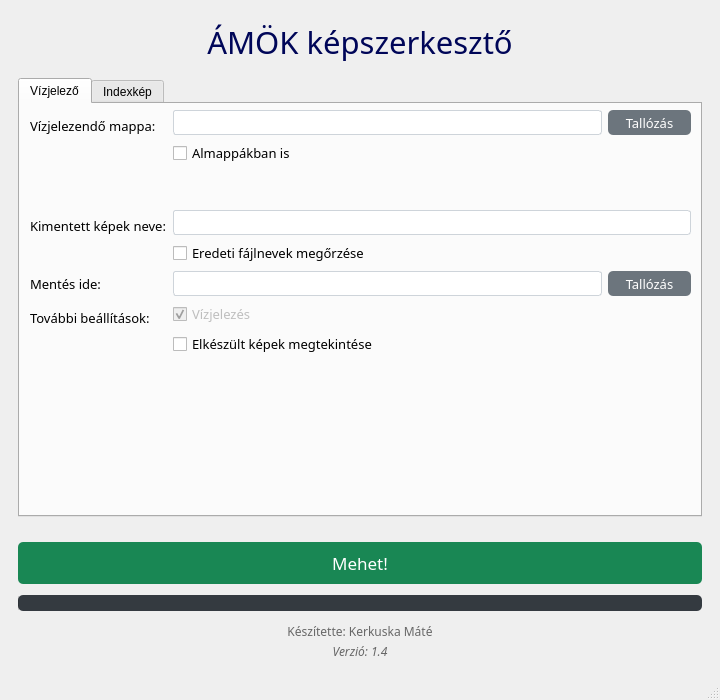
<?xml version="1.0" encoding="UTF-8"?>
<ui version="4.0">
 <class>MainWindow</class>
 <widget class="QMainWindow" name="MainWindow">
  <property name="geometry">
   <rect>
    <x>0</x>
    <y>0</y>
    <width>720</width>
    <height>700</height>
   </rect>
  </property>
  <property name="sizePolicy">
   <sizepolicy hsizetype="Expanding" vsizetype="Expanding">
    <horstretch>0</horstretch>
    <verstretch>0</verstretch>
   </sizepolicy>
  </property>
  <property name="minimumSize">
   <size>
    <width>720</width>
    <height>700</height>
   </size>
  </property>
  <property name="font">
   <font>
    <family>AM ArialRDBD</family>
   </font>
  </property>
  <property name="windowTitle">
   <string>Vízjelező</string>
  </property>
  <property name="autoFillBackground">
   <bool>false</bool>
  </property>
  <property name="styleSheet">
   <string notr="true">.QLineEdit:disabled {
	background-color: #e9ecef;
	color: #4b4b4b;
}

.QLineEdit {
	background-color: #fff;
	color: #212529;
	border: 1px solid #ced4da;
	border-radius:3px;
	font: 10pt &quot;AM ArialRDBD&quot;;
}</string>
  </property>
  <widget class="QWidget" name="centralwidget">
   <property name="sizePolicy">
    <sizepolicy hsizetype="Expanding" vsizetype="Expanding">
     <horstretch>0</horstretch>
     <verstretch>0</verstretch>
    </sizepolicy>
   </property>
   <property name="baseSize">
    <size>
     <width>0</width>
     <height>0</height>
    </size>
   </property>
   <property name="acceptDrops">
    <bool>false</bool>
   </property>
   <property name="autoFillBackground">
    <bool>true</bool>
   </property>
   <layout class="QVBoxLayout" name="verticalLayout_6">
    <item>
     <layout class="QVBoxLayout" name="verticalLayout_3" stretch="0,0,0,0,0,0">
      <property name="spacing">
       <number>11</number>
      </property>
      <property name="sizeConstraint">
       <enum>QLayout::SetDefaultConstraint</enum>
      </property>
      <property name="leftMargin">
       <number>9</number>
      </property>
      <property name="topMargin">
       <number>9</number>
      </property>
      <property name="rightMargin">
       <number>9</number>
      </property>
      <property name="bottomMargin">
       <number>9</number>
      </property>
      <item>
       <widget class="QLabel" name="title">
        <property name="enabled">
         <bool>true</bool>
        </property>
        <property name="sizePolicy">
         <sizepolicy hsizetype="Minimum" vsizetype="Minimum">
          <horstretch>0</horstretch>
          <verstretch>0</verstretch>
         </sizepolicy>
        </property>
        <property name="minimumSize">
         <size>
          <width>0</width>
          <height>49</height>
         </size>
        </property>
        <property name="sizeIncrement">
         <size>
          <width>0</width>
          <height>0</height>
         </size>
        </property>
        <property name="baseSize">
         <size>
          <width>0</width>
          <height>0</height>
         </size>
        </property>
        <property name="font">
         <font>
          <family>AM ArialRDBD</family>
          <pointsize>23</pointsize>
          <bold>false</bold>
          <underline>false</underline>
          <strikeout>false</strikeout>
          <stylestrategy>PreferDefault</stylestrategy>
          <kerning>false</kerning>
         </font>
        </property>
        <property name="autoFillBackground">
         <bool>false</bool>
        </property>
        <property name="lineWidth">
         <number>3</number>
        </property>
        <property name="text">
         <string>&lt;html&gt;&lt;head/&gt;&lt;body&gt;&lt;p&gt;&lt;span style=&quot; color:#000658;&quot;&gt;ÁMÖK képszerkesztő&lt;/span&gt;&lt;/p&gt;&lt;/body&gt;&lt;/html&gt;</string>
        </property>
        <property name="alignment">
         <set>Qt::AlignCenter</set>
        </property>
       </widget>
      </item>
      <item>
       <widget class="QTabWidget" name="tabWidget">
        <property name="currentIndex">
         <number>0</number>
        </property>
        <widget class="QWidget" name="tab_vizjel">
         <property name="sizePolicy">
          <sizepolicy hsizetype="Expanding" vsizetype="Expanding">
           <horstretch>0</horstretch>
           <verstretch>0</verstretch>
          </sizepolicy>
         </property>
         <attribute name="title">
          <string>Vízjelező</string>
         </attribute>
         <widget class="QWidget" name="">
          <property name="geometry">
           <rect>
            <x>10</x>
            <y>6</y>
            <width>661</width>
            <height>261</height>
           </rect>
          </property>
          <layout class="QFormLayout" name="formLayout">
           <property name="sizeConstraint">
            <enum>QLayout::SetNoConstraint</enum>
           </property>
           <item row="0" column="0">
            <widget class="QLabel" name="workingDirectoryLabel">
             <property name="font">
              <font>
               <family>AM ArialRDBD</family>
               <pointsize>10</pointsize>
              </font>
             </property>
             <property name="text">
              <string>Vízjelezendő mappa:</string>
             </property>
            </widget>
           </item>
           <item row="0" column="1">
            <layout class="QGridLayout" name="gridLayout" rowstretch="0,0" columnstretch="0,0">
             <property name="sizeConstraint">
              <enum>QLayout::SetNoConstraint</enum>
             </property>
             <property name="verticalSpacing">
              <number>6</number>
             </property>
             <item row="0" column="1">
              <widget class="QPushButton" name="selectWorkingDirectory">
               <property name="minimumSize">
                <size>
                 <width>83</width>
                 <height>25</height>
                </size>
               </property>
               <property name="font">
                <font>
                 <family>AM ArialRDBD</family>
                 <pointsize>10</pointsize>
                </font>
               </property>
               <property name="cursor">
                <cursorShape>PointingHandCursor</cursorShape>
               </property>
               <property name="styleSheet">
                <string notr="true">background-color: #6c757d;
color: #ffffff;
border-radius: 5px;</string>
               </property>
               <property name="text">
                <string>Tallózás</string>
               </property>
              </widget>
             </item>
             <item row="0" column="0">
              <widget class="QLineEdit" name="workingDirectory">
               <property name="sizePolicy">
                <sizepolicy hsizetype="Expanding" vsizetype="Fixed">
                 <horstretch>0</horstretch>
                 <verstretch>0</verstretch>
                </sizepolicy>
               </property>
               <property name="minimumSize">
                <size>
                 <width>400</width>
                 <height>25</height>
                </size>
               </property>
               <property name="font">
                <font>
                 <family>AM ArialRDBD</family>
                 <pointsize>10</pointsize>
                 <italic>false</italic>
                 <bold>false</bold>
                </font>
               </property>
               <property name="styleSheet">
                <string notr="true"/>
               </property>
              </widget>
             </item>
             <item row="1" column="0">
              <widget class="QCheckBox" name="subfolderOn">
               <property name="minimumSize">
                <size>
                 <width>0</width>
                 <height>20</height>
                </size>
               </property>
               <property name="font">
                <font>
                 <family>AM ArialRDBD</family>
                 <pointsize>10</pointsize>
                </font>
               </property>
               <property name="cursor">
                <cursorShape>PointingHandCursor</cursorShape>
               </property>
               <property name="text">
                <string>Almappákban is</string>
               </property>
               <property name="tristate">
                <bool>false</bool>
               </property>
              </widget>
             </item>
            </layout>
           </item>
           <item row="1" column="0" colspan="2">
            <spacer name="verticalSpacer">
             <property name="orientation">
              <enum>Qt::Vertical</enum>
             </property>
             <property name="sizeType">
              <enum>QSizePolicy::Fixed</enum>
             </property>
             <property name="sizeHint" stdset="0">
              <size>
               <width>20</width>
               <height>33</height>
              </size>
             </property>
            </spacer>
           </item>
           <item row="2" column="0">
            <widget class="QLabel" name="outputPicNameLabel">
             <property name="sizePolicy">
              <sizepolicy hsizetype="Expanding" vsizetype="Preferred">
               <horstretch>0</horstretch>
               <verstretch>0</verstretch>
              </sizepolicy>
             </property>
             <property name="font">
              <font>
               <family>AM ArialRDBD</family>
               <pointsize>10</pointsize>
              </font>
             </property>
             <property name="text">
              <string>Kimentett képek neve:</string>
             </property>
            </widget>
           </item>
           <item row="2" column="1">
            <layout class="QGridLayout" name="gridLayout_4">
             <property name="sizeConstraint">
              <enum>QLayout::SetNoConstraint</enum>
             </property>
             <item row="0" column="0">
              <widget class="QLineEdit" name="outputPicName">
               <property name="sizePolicy">
                <sizepolicy hsizetype="Minimum" vsizetype="Fixed">
                 <horstretch>0</horstretch>
                 <verstretch>0</verstretch>
                </sizepolicy>
               </property>
               <property name="minimumSize">
                <size>
                 <width>480</width>
                 <height>25</height>
                </size>
               </property>
               <property name="font">
                <font>
                 <family>AM ArialRDBD</family>
                 <pointsize>10</pointsize>
                 <italic>false</italic>
                 <bold>false</bold>
                </font>
               </property>
               <property name="styleSheet">
                <string notr="true"/>
               </property>
              </widget>
             </item>
             <item row="1" column="0">
              <widget class="QCheckBox" name="originalFileName">
               <property name="font">
                <font>
                 <family>AM ArialRDBD</family>
                 <pointsize>10</pointsize>
                </font>
               </property>
               <property name="cursor">
                <cursorShape>PointingHandCursor</cursorShape>
               </property>
               <property name="text">
                <string>Eredeti fájlnevek megőrzése</string>
               </property>
              </widget>
             </item>
            </layout>
           </item>
           <item row="3" column="0">
            <widget class="QLabel" name="outpuDirectoryLabel">
             <property name="sizePolicy">
              <sizepolicy hsizetype="Expanding" vsizetype="Preferred">
               <horstretch>0</horstretch>
               <verstretch>0</verstretch>
              </sizepolicy>
             </property>
             <property name="font">
              <font>
               <family>AM ArialRDBD</family>
               <pointsize>10</pointsize>
              </font>
             </property>
             <property name="text">
              <string>Mentés ide:</string>
             </property>
            </widget>
           </item>
           <item row="3" column="1">
            <layout class="QGridLayout" name="gridLayout_2">
             <property name="sizeConstraint">
              <enum>QLayout::SetNoConstraint</enum>
             </property>
             <item row="0" column="1">
              <widget class="QPushButton" name="selectOutputDirectory">
               <property name="minimumSize">
                <size>
                 <width>83</width>
                 <height>25</height>
                </size>
               </property>
               <property name="font">
                <font>
                 <family>AM ArialRDBD</family>
                 <pointsize>10</pointsize>
                </font>
               </property>
               <property name="cursor">
                <cursorShape>PointingHandCursor</cursorShape>
               </property>
               <property name="styleSheet">
                <string notr="true">background-color: #6c757d;
color: #ffffff;
border-radius: 5px;</string>
               </property>
               <property name="text">
                <string>Tallózás</string>
               </property>
              </widget>
             </item>
             <item row="0" column="0">
              <widget class="QLineEdit" name="outputDirectory">
               <property name="sizePolicy">
                <sizepolicy hsizetype="Expanding" vsizetype="Fixed">
                 <horstretch>0</horstretch>
                 <verstretch>0</verstretch>
                </sizepolicy>
               </property>
               <property name="minimumSize">
                <size>
                 <width>400</width>
                 <height>25</height>
                </size>
               </property>
               <property name="styleSheet">
                <string notr="true"/>
               </property>
              </widget>
             </item>
            </layout>
           </item>
           <item row="4" column="0">
            <widget class="QLabel" name="settingsLabel">
             <property name="sizePolicy">
              <sizepolicy hsizetype="Expanding" vsizetype="Preferred">
               <horstretch>0</horstretch>
               <verstretch>0</verstretch>
              </sizepolicy>
             </property>
             <property name="font">
              <font>
               <family>AM ArialRDBD</family>
               <pointsize>10</pointsize>
              </font>
             </property>
             <property name="text">
              <string>További beállítások:</string>
             </property>
            </widget>
           </item>
           <item row="4" column="1">
            <layout class="QVBoxLayout" name="verticalLayout_2">
             <property name="sizeConstraint">
              <enum>QLayout::SetNoConstraint</enum>
             </property>
             <item>
              <widget class="QCheckBox" name="watermarkSetting">
               <property name="enabled">
                <bool>false</bool>
               </property>
               <property name="font">
                <font>
                 <family>AM ArialRDBD</family>
                 <pointsize>10</pointsize>
                </font>
               </property>
               <property name="text">
                <string>Vízjelezés</string>
               </property>
               <property name="checked">
                <bool>true</bool>
               </property>
              </widget>
             </item>
             <item>
              <widget class="QCheckBox" name="openOutputFolder">
               <property name="font">
                <font>
                 <family>AM ArialRDBD</family>
                 <pointsize>10</pointsize>
                </font>
               </property>
               <property name="cursor">
                <cursorShape>PointingHandCursor</cursorShape>
               </property>
               <property name="text">
                <string>Elkészült képek megtekintése</string>
               </property>
              </widget>
             </item>
            </layout>
           </item>
          </layout>
         </widget>
        </widget>
        <widget class="QWidget" name="tab_indexkep">
         <property name="sizePolicy">
          <sizepolicy hsizetype="Expanding" vsizetype="Expanding">
           <horstretch>0</horstretch>
           <verstretch>0</verstretch>
          </sizepolicy>
         </property>
         <attribute name="title">
          <string>Indexkép</string>
         </attribute>
         <layout class="QHBoxLayout" name="horizontalLayout">
          <item>
           <layout class="QVBoxLayout" name="verticalLayout_5">
            <property name="sizeConstraint">
             <enum>QLayout::SetNoConstraint</enum>
            </property>
            <item>
             <layout class="QFormLayout" name="formLayout_2">
              <property name="sizeConstraint">
               <enum>QLayout::SetMinimumSize</enum>
              </property>
              <item row="0" column="0">
               <widget class="QLabel" name="indexpicInputLabel_2">
                <property name="font">
                 <font>
                  <family>AM ArialRDBD</family>
                  <pointsize>10</pointsize>
                 </font>
                </property>
                <property name="text">
                 <string>Indexkép kiválasztása:</string>
                </property>
               </widget>
              </item>
              <item row="0" column="1">
               <layout class="QGridLayout" name="gridLayout_3" rowstretch="0" columnstretch="0,0">
                <property name="sizeConstraint">
                 <enum>QLayout::SetDefaultConstraint</enum>
                </property>
                <property name="verticalSpacing">
                 <number>6</number>
                </property>
                <item row="0" column="0">
                 <widget class="QLineEdit" name="indexPicInput">
                  <property name="sizePolicy">
                   <sizepolicy hsizetype="Expanding" vsizetype="Fixed">
                    <horstretch>0</horstretch>
                    <verstretch>0</verstretch>
                   </sizepolicy>
                  </property>
                  <property name="minimumSize">
                   <size>
                    <width>400</width>
                    <height>25</height>
                   </size>
                  </property>
                  <property name="font">
                   <font>
                    <family>AM ArialRDBD</family>
                    <pointsize>10</pointsize>
                    <italic>false</italic>
                    <bold>false</bold>
                   </font>
                  </property>
                  <property name="styleSheet">
                   <string notr="true"/>
                  </property>
                 </widget>
                </item>
                <item row="0" column="1">
                 <widget class="QPushButton" name="selectIndexPicture">
                  <property name="minimumSize">
                   <size>
                    <width>83</width>
                    <height>25</height>
                   </size>
                  </property>
                  <property name="font">
                   <font>
                    <family>AM ArialRDBD</family>
                    <pointsize>10</pointsize>
                   </font>
                  </property>
                  <property name="cursor">
                   <cursorShape>PointingHandCursor</cursorShape>
                  </property>
                  <property name="styleSheet">
                   <string notr="true">background-color: #6c757d;
color: #ffffff;
border-radius: 5px;</string>
                  </property>
                  <property name="text">
                   <string>Tallózás</string>
                  </property>
                 </widget>
                </item>
               </layout>
              </item>
             </layout>
            </item>
            <item>
             <widget class="QGraphicsView" name="croppingView">
              <property name="styleSheet">
               <string notr="true">background: rgb(177, 177, 177)</string>
              </property>
             </widget>
            </item>
           </layout>
          </item>
         </layout>
        </widget>
       </widget>
      </item>
      <item>
       <spacer name="verticalSpacer_2">
        <property name="orientation">
         <enum>Qt::Vertical</enum>
        </property>
        <property name="sizeType">
         <enum>QSizePolicy::Fixed</enum>
        </property>
        <property name="sizeHint" stdset="0">
         <size>
          <width>20</width>
          <height>14</height>
         </size>
        </property>
       </spacer>
      </item>
      <item>
       <widget class="QPushButton" name="submitButton">
        <property name="sizePolicy">
         <sizepolicy hsizetype="Expanding" vsizetype="Preferred">
          <horstretch>0</horstretch>
          <verstretch>0</verstretch>
         </sizepolicy>
        </property>
        <property name="minimumSize">
         <size>
          <width>0</width>
          <height>42</height>
         </size>
        </property>
        <property name="maximumSize">
         <size>
          <width>16777215</width>
          <height>16777215</height>
         </size>
        </property>
        <property name="sizeIncrement">
         <size>
          <width>0</width>
          <height>0</height>
         </size>
        </property>
        <property name="font">
         <font>
          <family>AM ArialRDBD</family>
          <pointsize>13</pointsize>
         </font>
        </property>
        <property name="cursor">
         <cursorShape>PointingHandCursor</cursorShape>
        </property>
        <property name="styleSheet">
         <string notr="true">background-color: rgb(25, 135, 84);
color:rgb(255, 255, 255) ;
border-radius: 5px;</string>
        </property>
        <property name="text">
         <string>Mehet!</string>
        </property>
        <property name="iconSize">
         <size>
          <width>16</width>
          <height>16</height>
         </size>
        </property>
        <property name="autoDefault">
         <bool>false</bool>
        </property>
       </widget>
      </item>
      <item>
       <widget class="QProgressBar" name="progressBar">
        <property name="styleSheet">
         <string notr="true">height: 16px;
background-color: #343a40;
border-radius:5px;</string>
        </property>
        <property name="value">
         <number>0</number>
        </property>
        <property name="alignment">
         <set>Qt::AlignRight|Qt::AlignTrailing|Qt::AlignVCenter</set>
        </property>
        <property name="textVisible">
         <bool>false</bool>
        </property>
       </widget>
      </item>
      <item>
       <layout class="QVBoxLayout" name="verticalLayout_4">
        <property name="spacing">
         <number>3</number>
        </property>
        <property name="sizeConstraint">
         <enum>QLayout::SetFixedSize</enum>
        </property>
        <property name="bottomMargin">
         <number>0</number>
        </property>
        <item>
         <widget class="QLabel" name="author">
          <property name="minimumSize">
           <size>
            <width>0</width>
            <height>18</height>
           </size>
          </property>
          <property name="font">
           <font>
            <family>AM ArialRDBD</family>
            <pointsize>9</pointsize>
            <italic>false</italic>
            <stylestrategy>PreferDefault</stylestrategy>
           </font>
          </property>
          <property name="text">
           <string>&lt;html&gt;&lt;head/&gt;&lt;body&gt;&lt;p&gt;&lt;span style=&quot; color:#676767;&quot;&gt;Készítette: Kerkuska Máté&lt;/span&gt;&lt;/p&gt;&lt;/body&gt;&lt;/html&gt;</string>
          </property>
          <property name="alignment">
           <set>Qt::AlignBottom|Qt::AlignHCenter</set>
          </property>
         </widget>
        </item>
        <item>
         <widget class="QLabel" name="version">
          <property name="minimumSize">
           <size>
            <width>0</width>
            <height>17</height>
           </size>
          </property>
          <property name="font">
           <font>
            <family>AM ArialRDBD</family>
            <italic>true</italic>
           </font>
          </property>
          <property name="text">
           <string>&lt;html&gt;&lt;head/&gt;&lt;body&gt;&lt;p&gt;&lt;span style=&quot; color:#676767;&quot;&gt;Verzió: 1.4&lt;/span&gt;&lt;/p&gt;&lt;/body&gt;&lt;/html&gt;</string>
          </property>
          <property name="alignment">
           <set>Qt::AlignHCenter|Qt::AlignTop</set>
          </property>
         </widget>
        </item>
       </layout>
      </item>
     </layout>
    </item>
   </layout>
  </widget>
  <widget class="QStatusBar" name="statusbar"/>
 </widget>
 <resources/>
 <connections/>
</ui>
